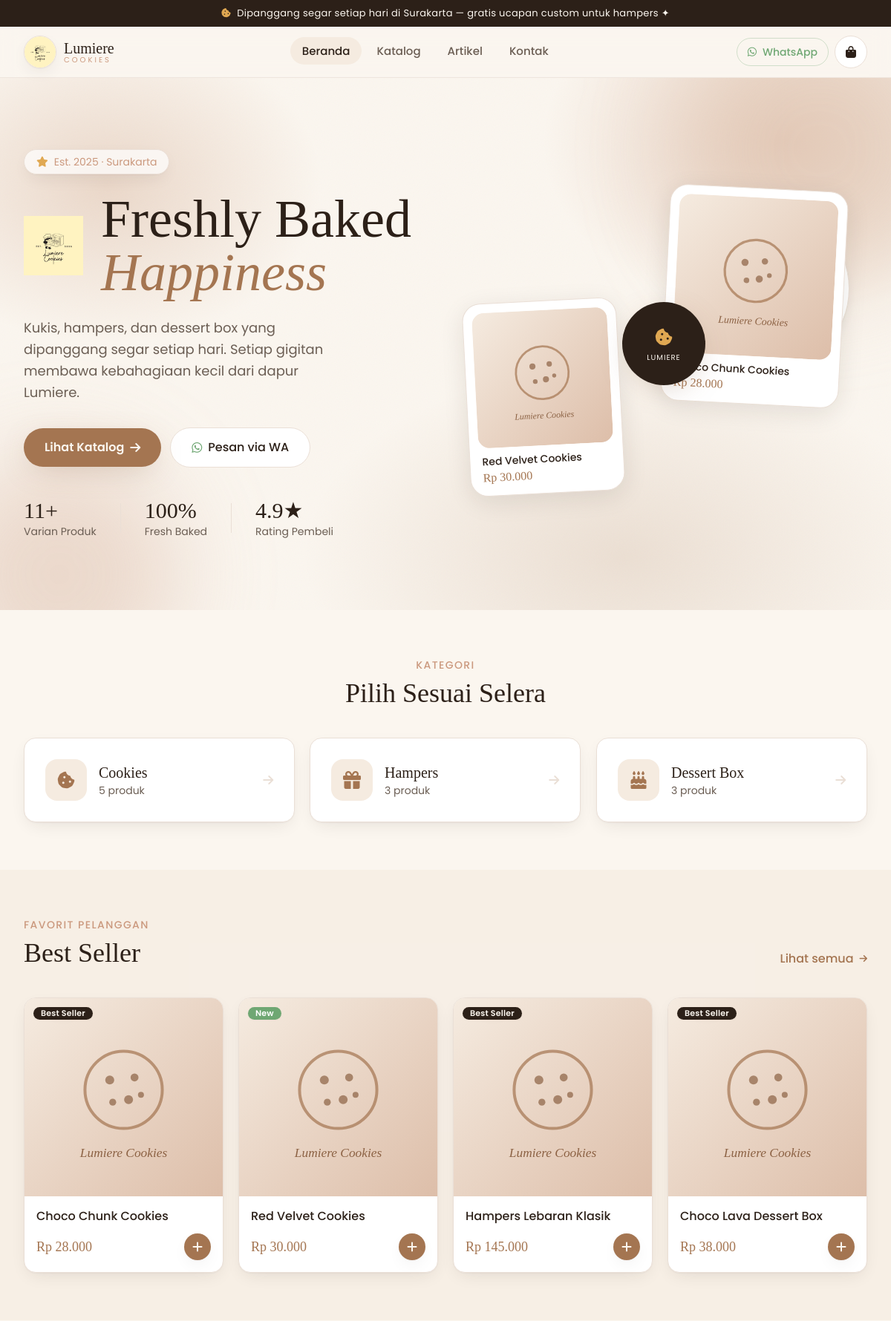
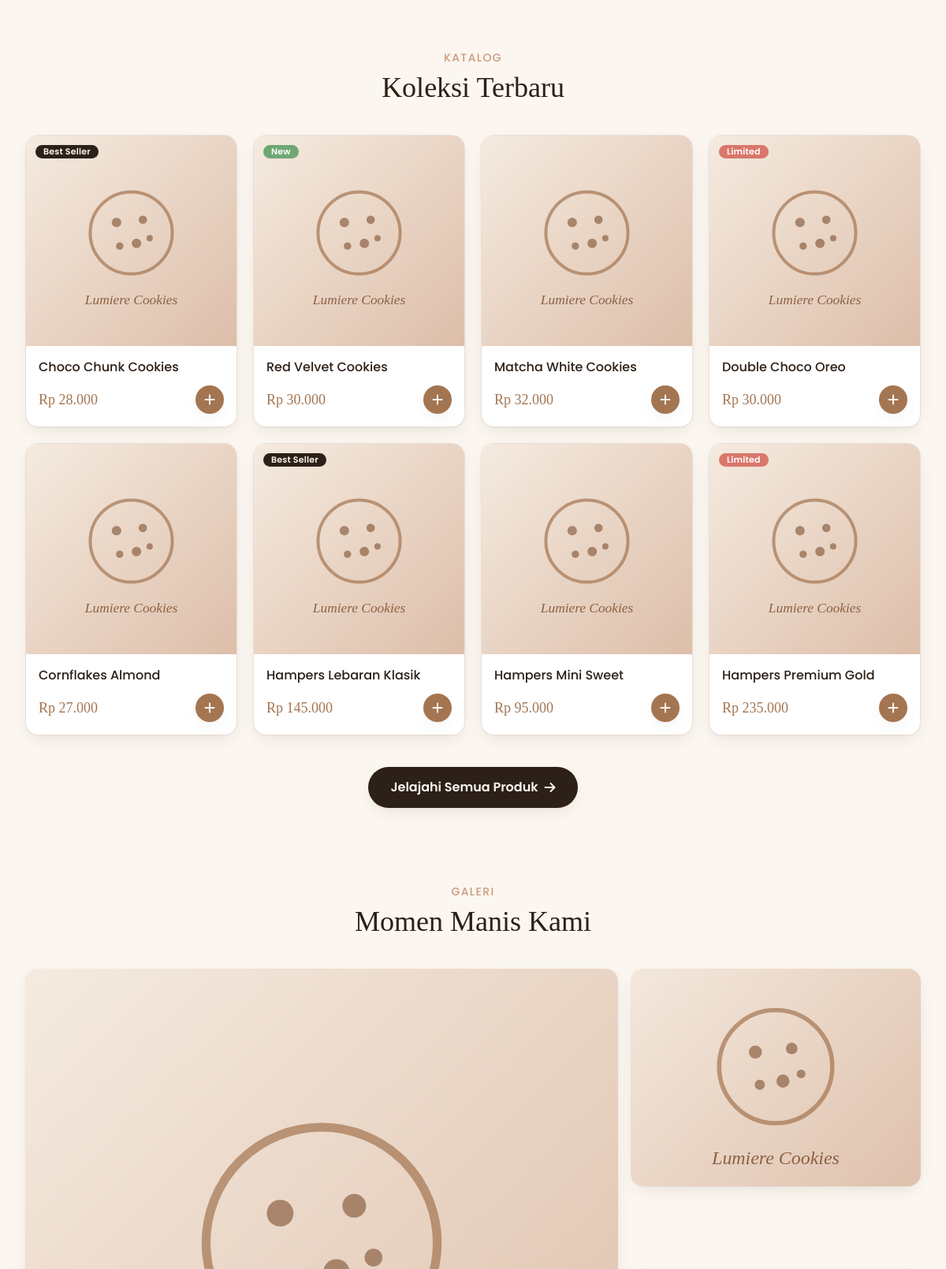
The page / (upper part) on the database its author committed (2 pictures, top to bottom).
### tables this page shows
CREATE TABLE products (
  id             INT AUTO_INCREMENT PRIMARY KEY,
  category_id    INT NOT NULL,
  name           VARCHAR(150) NOT NULL,
  slug           VARCHAR(180) NOT NULL UNIQUE,
  description    TEXT,
  price          INT NOT NULL DEFAULT 0,       
  stock          INT NOT NULL DEFAULT 0,
  image          VARCHAR(255) DEFAULT NULL,
  badge          ENUM('none','best_seller','new','limited','pre_order') NOT NULL DEFAULT 'none',
  is_best_seller TINYINT(1) NOT NULL DEFAULT 0,
  is_active      TINYINT(1) NOT NULL DEFAULT 1,
  created_at     TIMESTAMP NOT NULL DEFAULT CURRENT_TIMESTAMP,
  CONSTRAINT fk_products_category
    FOREIGN KEY (category_id) REFERENCES categories(id)
    ON UPDATE CASCADE ON DELETE RESTRICT
);

CREATE TABLE categories (
  id          INT AUTO_INCREMENT PRIMARY KEY,
  name        VARCHAR(80) NOT NULL,
  slug        VARCHAR(100) NOT NULL UNIQUE,
  description VARCHAR(255) DEFAULT NULL,
  created_at  TIMESTAMP NOT NULL DEFAULT CURRENT_TIMESTAMP
);

CREATE TABLE gallery (
  id         INT AUTO_INCREMENT PRIMARY KEY,
  title      VARCHAR(150) DEFAULT NULL,
  image      VARCHAR(255) DEFAULT NULL,
  created_at TIMESTAMP NOT NULL DEFAULT CURRENT_TIMESTAMP
);

### public/index.php (called while the page is built, shortened)
<?php
require __DIR__ . '/../src/config/database.php';
require __DIR__ . '/../src/includes/functions.php';
$routes = [
    'home'          => 'public/home.php',
    'catalog'       => 'public/catalog.php',
    'product'       => 'public/product.php',
    'cart'          => 'public/cart.php',
    'checkout'      => 'public/checkout.php',
    'order-success' => 'public/order_success.php',
    'articles'      => 'public/articles.php',
    'article'       => 'public/article.php',
    'contact'       => 'public/contact.php',
    'login'  => 'auth/login.php',
    'logout' => 'auth/logout.php',
    'api/cart' => 'api/cart.php',
    'admin'             => 'admin/dashboard.php',
    'admin/products'    => 'admin/products.php',
    'admin/categories'  => 'admin/categories.php',
    'admin/orders'      => 'admin/orders.php',
    'admin/order'       => 'admin/order_detail.php',
    'admin/export'      => 'admin/export_orders.php',
    'admin/testimonials'=> 'admin/testimonials.php',
    'admin/faqs'        => 'admin/faqs.php',
    'admin/articles'    => 'admin/articles.php',
    'admin/gallery'     => 'admin/gallery.php',
    'admin/messages'    => 'admin/messages.php',
    'admin/settings'    => 'admin/settings.php',
];
$page = $_GET['page'] ?? 'home';
$file = SRC_PATH . '/pages/' . $routes[$page];
require $file;

### src/config/database.php (called while the page is built, shortened)
<?php
if (!function_exists('env')) {
    function env(string $key, $default = null)
    {
        $val = getenv($key);
        return ($val === false || $val === '') ? $default : $val;
    }
}
function db(): PDO
{
    static $pdo = null;
    if ($pdo instanceof PDO) {
        return $pdo;
    }
    $host = env('DB_HOST', '127.0.0.1');
    $port = env('DB_PORT', '3306');
    $name = env('DB_NAME', 'lumiere_cookies');
    $user = env('DB_USER', 'root');
    $pass = env('DB_PASS', '');
    $dsn = "mysql:host={$host};port={$port};dbname={$name};charset=utf8mb4";
    try {
        $pdo = new PDO($dsn, $user, $pass, [
            PDO::ATTR_ERRMODE            => PDO::ERRMODE_EXCEPTION,
            PDO::ATTR_DEFAULT_FETCH_MODE => PDO::FETCH_ASSOC,
            PDO::ATTR_EMULATE_PREPARES   => false,
        ]);
    } catch (PDOException $e) {
        http_response_code(500);
        die(
            '<div style="font-family:sans-serif;max-width:560px;margin:80px auto;padding:24px;'
            . 'border:1px solid #EADFD6;border-radius:16px;background:#FFF8F2;color:#2F241F">'
            . '<h2 style="margin-top:0">Gagal terhubung ke database</h2>'
            . '<p>Pastikan MySQL berjalan dan file <code>.env</code> sudah diisi dengan benar '
            . '(DB_HOST, DB_NAME, DB_USER, DB_PASS), serta <code>schema.sql</code> &amp; '
            . '<code>seed.sql</code> sudah dijalankan.</p>'
            . '<p style="color:#D97A6C"><strong>Detail:</strong> ' . htmlspecialchars($e->getMessage()) . '</p>'
            . '</div>'
        );
    }
    return $pdo;
}

### src/includes/functions.php (the view, shortened to what this page needs)
<?php
function e($value): string
{
    return htmlspecialchars((string) ($value ?? ''), ENT_QUOTES, 'UTF-8');
}
function url(string $page = 'home', array $params = []): string
{
    $query = array_merge(['page' => $page], $params);
    return APP_BASE . '/index.php?' . http_build_query($query);
}
function asset(string $path): string
{
    return APP_BASE . '/assets/' . ltrim($path, '/');
}
function product_image(?string $file): string
{
    return asset('images/placeholder.svg');
}
function gallery_image(?string $file): string
{
    return asset('images/placeholder.svg');
}
function rupiah($amount): string
{
    return 'Rp ' . number_format((int) $amount, 0, ',', '.');
}
function whatsapp_numbers(): array
{
    try {
        return db()->query(
            'SELECT * FROM whatsapp_numbers WHERE is_active = 1 ORDER BY is_primary DESC, id ASC'
        )->fetchAll();
    } catch (Throwable $e) {
        return [];
    }
}
function whatsapp_primary(): ?string
{
    $list = whatsapp_numbers();
    return $list[0]['number'] ?? null;
}
function wa_link(?string $number, string $text = ''): string
{
    $number = preg_replace('/\D+/', '', (string) $number);
    $base = 'https://wa.me/' . $number;
    return $text !== '' ? $base . '?text=' . rawurlencode($text) : $base;
}
function badge_meta(string $badge): ?array
{
    $map = [
        'best_seller' => ['Best Seller', 'badge-best'],
        'new'         => ['New', 'badge-new'],
        'limited'     => ['Limited', 'badge-limited'],
        'pre_order'   => ['Pre-Order', 'badge-preorder'],
    ];
    return $map[$badge] ?? null;
}
function render_product_card(array $p, string $aos = ''): string
{
    $img    = product_image($p['image'] ?? null);
    $badge  = badge_meta($p['badge'] ?? 'none');
    $stock  = (int) ($p['stock'] ?? 0);
    $soldOut = $stock <= 0;
    $detailUrl = url('product', ['id' => (int) $p['id']]);
    $price  = rupiah($p['price']);
    $name   = e($p['name']);
    $badgeHtml = $badge
        ? '<span class="badge ' . $badge[1] . ' absolute top-3 left-3 shadow-soft">' . e($badge[0]) . '</span>'
        : '';
    $stockHtml = $soldOut
        ? '<span class="badge bg-line text-body absolute top-3 right-3">Habis</span>'
        : '';
    $cta = $soldOut
        ? '<button disabled class="w-9 h-9 grid place-items-center rounded-full bg-line text-body/50 cursor-not-allowed"><i class="fa-solid fa-ban"></i></button>'
        : '<button data-add-to-cart data-id="' . (int) $p['id'] . '" aria-label="Tambah ke keranjang"
             class="w-9 h-9 grid place-items-center rounded-full bg-primary hover:bg-hover text-cream shadow-soft btn-primary transition hover:scale-110"><i class="fa-solid fa-plus"></i></button>';
    $aosAttr = $aos !== '' ? ' data-aos="fade-up" data-aos-delay="' . e($aos) . '"' : '';
    return <<<HTML
<article class="product-card group bg-card border border-line rounded-2xl overflow-hidden shadow-soft"{$aosAttr}>
  <a href="{$detailUrl}" class="block relative aspect-square overflow-hidden bg-muted">
    <img src="{$img}" alt="{$name}" loading="lazy" class="w-full h-full object-cover">
    {$badgeHtml}{$stockHtml}
  </a>
  <div class="p-4">
    <a href="{$detailUrl}" class="block">
      <h3 class="font-medium text-heading leading-snug line-clamp-1 group-hover:text-hover transition">{$name}</h3>
    </a>
    <div class="flex items-center justify-between mt-3">
      <span class="font-display text-lg text-primary">{$price}</span>
      {$cta}
    </div>
  </div>
</article>
HTML;
}

### src/pages/public/home.php (shortened to what this page needs)
<?php
$bestSellers = db()->query(
    "SELECT p.*, c.name AS category_name
     FROM products p JOIN categories c ON c.id = p.category_id
     WHERE p.is_active = 1 AND p.is_best_seller = 1
     ORDER BY p.created_at DESC LIMIT 4"
)->fetchAll();
$categories = db()->query(
    "SELECT c.*, COUNT(p.id) AS total
     FROM categories c LEFT JOIN products p ON p.category_id = c.id AND p.is_active = 1
     GROUP BY c.id ORDER BY c.id"
)->fetchAll();
$newest = db()->query(
    "SELECT p.* FROM products p WHERE p.is_active = 1 ORDER BY p.created_at DESC LIMIT 8"
)->fetchAll();
$gallery = db()->query("SELECT * FROM gallery ORDER BY created_at DESC LIMIT 6")->fetchAll();
$catIcon = ['cookies' => 'fa-cookie-bite', 'hampers' => 'fa-gift', 'dessert-box' => 'fa-cake-candles'];
require SRC_PATH . '/includes/header.php';
?>
<section class="relative overflow-hidden hero-mesh grain">
  <div class="pointer-events-none absolute -top-24 -right-24 w-96 h-96 rounded-full bg-secondary/40 blur-3xl"></div>
  <div class="pointer-events-none absolute -bottom-28 -left-20 w-80 h-80 rounded-full bg-accent/30 blur-3xl"></div>
  <div class="max-w-7xl mx-auto px-4 sm:px-6 lg:px-8 relative">
    <div class="grid lg:grid-cols-2 gap-10 items-center py-16 lg:py-24">
      <div data-aos="fade-right">
        <span class="inline-flex items-center gap-2 bg-card/70 backdrop-blur border border-line text-sm text-accent px-4 py-1.5 rounded-full shadow-soft">
          <i class="fa-solid fa-star text-warning"></i> Est. 2025 · Surakarta
        </span>
        <div class="flex items-center gap-6 mt-6">
          <div class="w-20 h-20 flex-shrink-0 hidden sm:block">
            <img src="<?= asset('images/logo.png') ?>" alt="Lumiere Cookies" class="w-full h-full object-contain">
          </div>
          <h1 class="font-display text-5xl sm:text-6xl lg:text-7xl leading-[1.05] text-heading">
            Freshly Baked<br><span class="italic text-primary">Happiness</span>
          </h1>
        </div>
        <p class="text-lg text-body mt-6 max-w-md leading-relaxed">
          Kukis, hampers, dan dessert box yang dipanggang segar setiap hari. Setiap gigitan membawa kebahagiaan kecil dari dapur Lumiere.
        </p>
        <div class="flex flex-wrap items-center gap-3 mt-8">
          <a href="<?= url('catalog') ?>" class="btn-primary btn-shine inline-flex items-center gap-2 bg-primary hover:bg-hover text-cream font-semibold px-7 py-3.5 rounded-full shadow-lift">
            Lihat Katalog <i class="fa-solid fa-arrow-right"></i>
          </a>
          <?php if ($waPrimary): ?>
          <a href="<?= e(wa_link($waPrimary, 'Halo Lumiere Cookies, saya mau pesan.')) ?>" target="_blank" rel="noopener"
             class="inline-flex items-center gap-2 bg-card border border-line hover:border-success text-heading font-medium px-7 py-3.5 rounded-full transition">
            <i class="fa-brands fa-whatsapp text-success"></i> Pesan via WA
          </a>
          <?php endif; ?>
        </div>
        <div class="flex items-center gap-8 mt-10">
          <div><p class="font-display text-3xl text-heading">11+</p><p class="text-sm text-body">Varian Produk</p></div>
          <div><p class="font-display text-3xl text-heading">100%</p><p class="text-sm text-body">Fresh Baked</p></div>
          <div><p class="font-display text-3xl text-heading">4.9★</p><p class="text-sm text-body">Rating Pembeli</p></div>
        </div>
      </div>
      <div class="relative h-[420px] hidden lg:block" data-aos="fade-left">
        <div class="absolute top-6 right-6 w-56 h-56 flex items-center justify-center opacity-95 rounded-full overflow-hidden bg-card p-4 border border-line shadow-soft">
        </div>
        <div class="floaty absolute top-0 right-8 w-60 bg-card rounded-3xl shadow-glass border border-line p-3 rotate-3">
          <div class="aspect-square rounded-2xl bg-muted overflow-hidden">
            <img src="<?= e($bestSellers[0]['image'] ?? '') ? product_image($bestSellers[0]['image']) : asset('images/placeholder.svg') ?>" class="w-full h-full object-cover" alt="">
          </div>
          <p class="mt-2 px-1 font-medium text-heading text-sm"><?= e($bestSellers[0]['name'] ?? 'Choco Chunk Cookies') ?></p>
          <p class="px-1 text-primary font-display"><?= rupiah($bestSellers[0]['price'] ?? 28000) ?></p>
        </div>
        <div class="floaty-slow absolute bottom-2 left-2 w-52 bg-card rounded-3xl shadow-glass border border-line p-3 -rotate-3">
          <div class="aspect-square rounded-2xl bg-muted overflow-hidden">
            <img src="<?= e($bestSellers[1]['image'] ?? '') ? product_image($bestSellers[1]['image']) : asset('images/placeholder.svg') ?>" class="w-full h-full object-cover" alt="">
          </div>
          <p class="mt-2 px-1 font-medium text-heading text-sm"><?= e($bestSellers[1]['name'] ?? 'Hampers Klasik') ?></p>
          <p class="px-1 text-primary font-display"><?= rupiah($bestSellers[1]['price'] ?? 145000) ?></p>
        </div>
        <div class="absolute top-1/2 left-1/2 -translate-x-1/2 -translate-y-1/2 w-28 h-28 grid place-items-center rounded-full bg-heading text-cream shadow-lift floaty">
          <div class="text-center"><i class="fa-solid fa-cookie-bite text-2xl text-warning"></i><p class="text-[10px] mt-1 tracking-widest">LUMIERE</p></div>
        </div>
      </div>
    </div>
  </div>
</section>
<section class="max-w-7xl mx-auto px-4 sm:px-6 lg:px-8 py-16">
  <div class="text-center mb-10" data-aos="fade-up">
    <p class="text-accent font-medium tracking-widest uppercase text-sm">Kategori</p>
    <h2 class="font-display text-4xl text-heading mt-2">Pilih Sesuai Selera</h2>
  </div>
  <div class="grid sm:grid-cols-3 gap-5">
    <?php foreach ($categories as $i => $cat): ?>
    <a href="<?= url('catalog', ['category' => $cat['slug']]) ?>"
       class="product-card group bg-card border border-line rounded-2xl p-7 shadow-soft flex items-center gap-4"
       data-aos="fade-up" data-aos-delay="<?= $i * 80 ?>">
      <span class="w-14 h-14 grid place-items-center rounded-2xl bg-muted text-primary text-2xl group-hover:bg-primary group-hover:text-cream transition">
        <i class="fa-solid <?= $catIcon[$cat['slug']] ?? 'fa-cookie' ?>"></i>
      </span>
      <div class="flex-1">
        <h3 class="font-display text-xl text-heading"><?= e($cat['name']) ?></h3>
        <p class="text-sm text-body"><?= (int) $cat['total'] ?> produk</p>
      </div>
      <i class="fa-solid fa-arrow-right text-line group-hover:text-primary group-hover:translate-x-1 transition"></i>
    </a>
    <?php endforeach; ?>
  </div>
</section>
<section class="bg-muted/60 py-16">
  <div class="max-w-7xl mx-auto px-4 sm:px-6 lg:px-8">
    <div class="flex items-end justify-between mb-10" data-aos="fade-up">
      <div>
        <p class="text-accent font-medium tracking-widest uppercase text-sm">Favorit Pelanggan</p>
        <h2 class="font-display text-4xl text-heading mt-2">Best Seller</h2>
      </div>
      <a href="<?= url('catalog') ?>" class="link-underline hidden sm:inline-flex items-center gap-2 text-primary font-medium">Lihat semua <i class="fa-solid fa-arrow-right text-xs"></i></a>
    </div>
    <div class="grid grid-cols-2 lg:grid-cols-4 gap-5">
      <?php foreach ($bestSellers as $i => $p) echo render_product_card($p, (string) ($i * 80)); ?>
    </div>
  </div>
</section>
<section class="max-w-7xl mx-auto px-4 sm:px-6 lg:px-8 py-16">
  <div class="text-center mb-10" data-aos="fade-up">
    <p class="text-accent font-medium tracking-widest uppercase text-sm">Katalog</p>
    <h2 class="font-display text-4xl text-heading mt-2">Koleksi Terbaru</h2>
  </div>
  <div class="grid grid-cols-2 lg:grid-cols-4 gap-5">
    <?php foreach ($newest as $i => $p) echo render_product_card($p, (string) (($i % 4) * 70)); ?>
  </div>
  <div class="text-center mt-10">
    <a href="<?= url('catalog') ?>" class="btn-primary btn-shine inline-flex items-center gap-2 bg-heading hover:bg-primary text-cream font-semibold px-7 py-3.5 rounded-full transition shadow-soft">
      Jelajahi Semua Produk <i class="fa-solid fa-arrow-right"></i>
    </a>
  </div>
</section>
<?php if ($gallery): ?>
<section class="max-w-7xl mx-auto px-4 sm:px-6 lg:px-8 py-8">
  <div class="text-center mb-10" data-aos="fade-up">
    <p class="text-accent font-medium tracking-widest uppercase text-sm">Galeri</p>
    <h2 class="font-display text-4xl text-heading mt-2">Momen Manis Kami</h2>
  </div>
  <div class="grid grid-cols-2 md:grid-cols-3 gap-4">
    <?php foreach ($gallery as $i => $g): ?>
    <div class="relative group overflow-hidden rounded-2xl aspect-[4/3] bg-muted shadow-soft <?= $i === 0 ? 'md:col-span-2 md:row-span-2 md:aspect-square' : '' ?>" data-aos="zoom-in" data-aos-delay="<?= $i*60 ?>">
      <img src="<?= gallery_image($g['image']) ?>" alt="<?= e($g['title']) ?>" class="w-full h-full object-cover group-hover:scale-110 transition duration-700">
    </div>
    <?php endforeach; ?>
  </div>
</section>
<?php endif; ?>
<?php require SRC_PATH . '/includes/footer.php'; ?>

### rows shown on the page
products: name "Choco Chunk Cookies", price "Rp 28.000", badge "Best Seller"
products: name "Red Velvet Cookies", price "Rp 30.000", badge "New"
categories: name "Cookies", total "5"
categories: name "Hampers", total "3"
categories: name "Dessert Box", total "3"
products: badge "Best Seller", name "Hampers Lebaran Klasik", price "Rp 145.000"
products: badge "Best Seller", name "Choco Lava Dessert Box", price "Rp 38.000"
products: name "Matcha White Cookies", price "Rp 32.000"
products: badge "Limited", name "Double Choco Oreo", price "Rp 30.000"
products: name "Cornflakes Almond", price "Rp 27.000"
products: name "Hampers Mini Sweet", price "Rp 95.000"
products: badge "Limited", name "Hampers Premium Gold", price "Rp 235.000"

### other values the page prints
$label "Beranda"
$label "Katalog"
$label "Artikel"
$label "Kontak"
